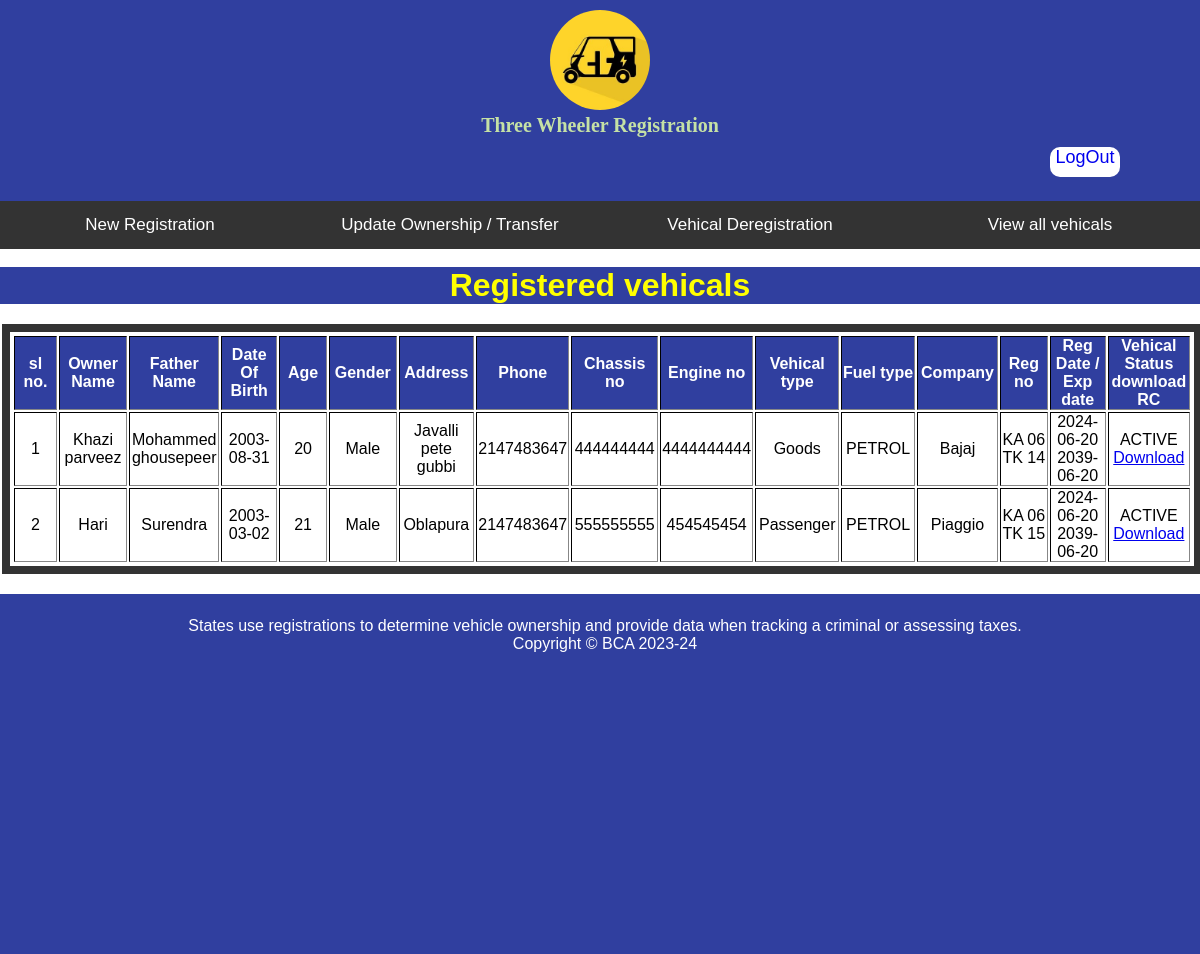
Page /admin/viewdata.php (signed in) on the committed database.
### tables this page shows
CREATE TABLE `vehical` (
  `v_id` int(5) NOT NULL,
  `chassis_no` varchar(15) NOT NULL,
  `engine_no` varchar(15) NOT NULL,
  `fuel_type` varchar(15) NOT NULL,
  `v_type` varchar(15) NOT NULL,
  `model_no` int(5) NOT NULL,
  `manufacturer` varchar(15) NOT NULL,
  `vehical_status` varchar(10) NOT NULL DEFAULT 'ACTIVE'
);

CREATE TABLE `customer` (
  `c_id` int(5) NOT NULL,
  `name` varchar(30) DEFAULT NULL,
  `father_name` varchar(20) DEFAULT NULL,
  `gender` varchar(10) DEFAULT NULL,
  `dob` date DEFAULT NULL,
  `age` int(3) NOT NULL,
  `aadhar_no` int(8) DEFAULT NULL,
  `address` varchar(20) DEFAULT NULL,
  `dl_no` varchar(20) DEFAULT NULL,
  `phone` int(10) DEFAULT NULL,
  `r_no` int(11) DEFAULT NULL
);

CREATE TABLE `registration` (
  `v_id` int(5) DEFAULT NULL,
  `chassis_no` varchar(15) DEFAULT NULL,
  `engin_no` varchar(15) DEFAULT NULL,
  `r_no` int(5) NOT NULL,
  `r_date` date DEFAULT curdate(),
  `re_date` date DEFAULT NULL
);

### admin/viewdata.php (the view, shortened to what this page needs)
<!DOCTYPE html>
<html lang="en">
<head>
   <link rel="stylesheet" href="css\style.css">
</head>
<body>
    <?php
          include('assects/header.php');
    ?>
    <br>
    <center><H1 style="color:yellow;background-color:#303f9f;">Registered vehicals</H1></center>
            <br>
    <div class="table-container">
                <table border="8" CELLSPACING ="2" CELLPADING ="2">
                    <tr>
                        <th>sl no.</th>
                        <th>Owner Name</th>
                        <th>Father Name</th>
                        <th>Date Of Birth</th>
                        <th>Age</th>
                        <th>Gender</th>
                        <th>Address</th>
                        <th>Phone</th>
                        <th>Chassis no</th>
                        <th>Engine no</th>
                        <th>Vehical type</th>
                        <th>Fuel type</th>
                        <th>Company</th>
                        <th>Reg no</th>
                        <th>Reg Date / Exp date</th>
                        <th>Vehical Status download RC</th>
                    </tr>
                    <?php
                    include('assects/config.php');
                    $data =$con->query("SELECT *FROM vehical JOIN registration ON registration.v_id = vehical.v_id JOIN customer ON registration.r_no = customer.r_no ");
                    if($data->num_rows != 0)
                    {
                        $i=0;
                            while($row=$data->fetch_assoc())
                            {
                                $i++;
                    ?>
                        <tr>
                            <td><?php echo $i ?></td>
                            <td><?php echo $row['name'];?></td>
                            <td><?php echo $row['father_name'];?></td>
                            <td><?php echo $row['dob'];?></td>
                            <td><?php echo $row['age'];?></td>
                            <td><?php echo $row['gender'];?></td>
                            <td><?php echo $row['address'];?></td>
                            <td><?php echo $row['phone'];?></td>
                            <td><?php echo $row['chassis_no'];?></td>
                            <td><?php echo $row['engine_no'];?></td>
                            <td><?php echo $row['v_type'];?></td>
                            <td><?php echo $row['fuel_type'];?></td>
                            <td><?php echo $row['manufacturer'];?></td>
                            <td><?php echo "KA 06 TK ".$row['r_no'];?></td>
                            <td><?php echo $row['r_date']."\n".$row['re_date'] ?></td>
                            <td><?php echo $row['vehical_status']; $reg_no = $row['r_no']; echo " \n<a href= 'preview.php?id=$reg_no'> Download </a>" ;?></td>
                        </tr>
                        <?php
                            }
                    }
                    else
                    {
                        ?>
                        <tr>
                            <td colspan="14"><center><?php echo "no data found "; ?> </center></td>
                        </tr>
                   <?php
                    }
                    ?>
                </table>
    </div>
                <br>
                <?php include('C:\xampp\htdocs\project1\assects\footer1.php');?>
</body>
</html>

### admin/assects/header.php (shortened to what this page needs)
<html>
<head>
</head>
<body>
    <div class="header">
        <img id="logo" src="images\logo.jpeg" width="100" height="100">
        <h1 style="font-size: 20px;font-family:verdana;">Three Wheeler Registration</h1>
        <div class="log-out"><a href="index.php">LogOut</a></div>
        <br><br><br>
    </div>
    <div class="navbar">
        <a href="registration.php">New Registration</a>
        <a href="update1.php"> Update Ownership / Transfer</a>
        <a href="deregistration.php">Vehical Deregistration</a>
        <a href="viewdata.php">View all vehicals</a>
    </div>
</body>

### assects/footer1.php (shortened to what this page needs)
<!DOCTYPE html>
<html lang="en">
<head>
    <link rel="stylesheet" href="css/style.css">
</head>
<body>
    <div class="footer">
            <br>
            <p>States use registrations to determine vehicle ownership and provide data when tracking a criminal or assessing taxes. <br>Copyright
                        © BCA 2023-24</p>
         </div>
</body>
</html>

### admin/css/style.css (style rules this page uses)
* { margin: 0; padding: 0; }
.header { background-color: #303f9f; color: #c5e1a5; padding: 10px; text-align: center; }
.header .log-out { font-family: Arial, sans-serif; color:#303f9f; background-color: #ffffff; width: 70px; height: 30px; justify-content: center; text-align: center; border-radius: 10px; text-decoration: none; }
.log-out { float: right; margin-top: 10px; margin-right: 70px; font-size: large; }
.header .log-out a { text-decoration: unset; justify-content: center; }
body { font-family: Arial, sans-serif; margin: 0; padding: 0; background-color: #ffffff; }
#logo { border-radius: 50%; }
.navbar { display: flex; background-color: #333; overflow: hidden; }
.navbar a { flex: 1; padding: 14px 20px; text-decoration: none; text-align: center; color: white; font-size: 17px; }
.footer { height: 350px; width: 100%; text-align: center; padding: 5px; color: white; background-color: #303f9f; }

### admin/viewdata.php (style rules this page uses)
.table-container table { width: 100%; height: 80%; margin: 2px; padding: 2px; align-items: center; }
table { position:relative; text-align: center; border: 8px solid #333; border-color: #333; }
th { background-color: #303f9f; color: #fff; }
td { width: 100px; }

### rows in the picture
vehical: customer.name "Khazi parveez", customer.father_name "Mohammed ghousepeer", customer.dob "2003-08-31", customer.age "20", customer.gender "Male", customer.address "Javalli pete gubbi", customer.phone "2147483647", registration.chassis_no "444444444", engine_no "4444444444", v_type "Goods", fuel_type "PETROL", manufacturer "Bajaj", customer.r_no "14", registration.r_date "2024-06-20", registration.re_date "2039-06-20", vehical_status "ACTIVE"
vehical: customer.name "Hari", customer.father_name "Surendra", customer.dob "2003-03-02", customer.age "21", customer.gender "Male", customer.address "Oblapura", customer.phone "2147483647", registration.chassis_no "555555555", engine_no "454545454", v_type "Passenger", fuel_type "PETROL", manufacturer "Piaggio", customer.r_no "15", registration.r_date "2024-06-20", registration.re_date "2039-06-20", vehical_status "ACTIVE"
